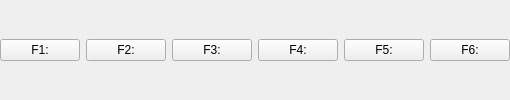
           <widget class="QFrame" name="Button_Row1">
            <layout class="QHBoxLayout" name="ButtonRow1">
             <property name="sizeConstraint">
              <enum>QLayout::SizeConstraint::SetNoConstraint</enum>
             </property>
             <property name="leftMargin">
              <number>0</number>
             </property>
             <property name="topMargin">
              <number>0</number>
             </property>
             <property name="rightMargin">
              <number>0</number>
             </property>
             <property name="bottomMargin">
              <number>0</number>
             </property>
             <item>
              <widget class="QPushButton" name="F1">
               <property name="focusPolicy">
                <enum>Qt::NoFocus</enum>
               </property>
               <property name="accessibleName">
                <string>F1</string>
               </property>
               <property name="text">
                <string>F1:</string>
               </property>
              </widget>
             </item>
             <item>
              <widget class="QPushButton" name="F2">
               <property name="focusPolicy">
                <enum>Qt::NoFocus</enum>
               </property>
               <property name="accessibleName">
                <string>F2</string>
               </property>
               <property name="text">
                <string>F2:</string>
               </property>
              </widget>
             </item>
             <item>
              <widget class="QPushButton" name="F3">
               <property name="focusPolicy">
                <enum>Qt::NoFocus</enum>
               </property>
               <property name="accessibleName">
                <string>F3</string>
               </property>
               <property name="text">
                <string>F3:</string>
               </property>
              </widget>
             </item>
             <item>
              <widget class="QPushButton" name="F4">
               <property name="focusPolicy">
                <enum>Qt::NoFocus</enum>
               </property>
               <property name="accessibleName">
                <string>F4</string>
               </property>
               <property name="text">
                <string>F4:</string>
               </property>
              </widget>
             </item>
             <item>
              <widget class="QPushButton" name="F5">
               <property name="focusPolicy">
                <enum>Qt::NoFocus</enum>
               </property>
               <property name="accessibleName">
                <string>F5</string>
               </property>
               <property name="text">
                <string>F5:</string>
               </property>
              </widget>
             </item>
             <item>
              <widget class="QPushButton" name="F6">
               <property name="focusPolicy">
                <enum>Qt::NoFocus</enum>
               </property>
               <property name="accessibleName">
                <string>F6</string>
               </property>
               <property name="text">
                <string>F6:</string>
               </property>
              </widget>
             </item>
            </layout>
           </widget>
